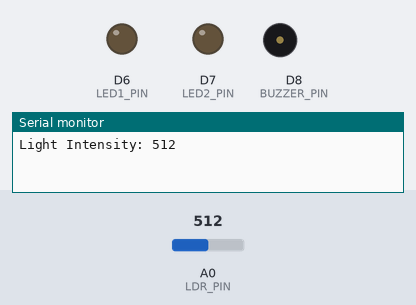
A sketch run on a simulated Arduino MKR. Parts: output pins drawn as LEDs (lit = HIGH), buzzer (waves = sounding, pin HIGH), the last lines printed to the serial monitor. The test bench sets the inputs (shaded band); at power-on: A0 (LDR_PIN) = 512. WiFi joins after 1.5 s; servers stay silent unless stated.

Above: at 3.0 s.
3.1 s: A0 (LDR_PIN) set to 690
5.8 s: A0 (LDR_PIN) set to 718
At 7.2 s:
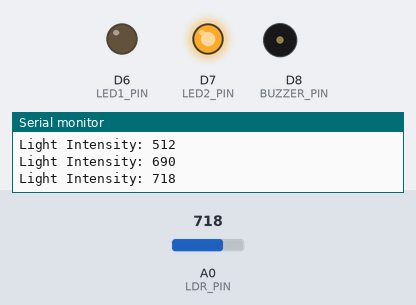
8.5 s: A0 (LDR_PIN) set to 290
At 10.2 s:
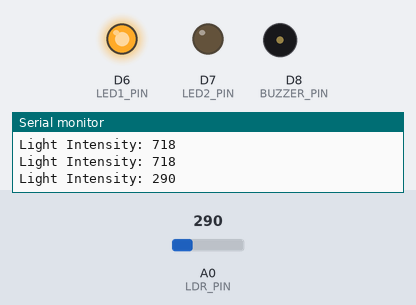
11.3 s: A0 (LDR_PIN) set to 307
At 13.0 s:
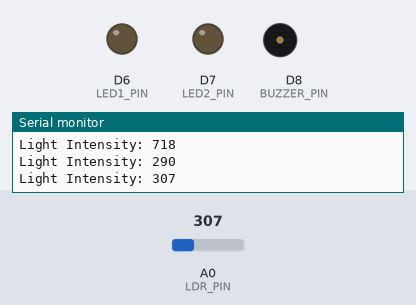
14.0 s: A0 (LDR_PIN) set to 122
At 17.2 s:
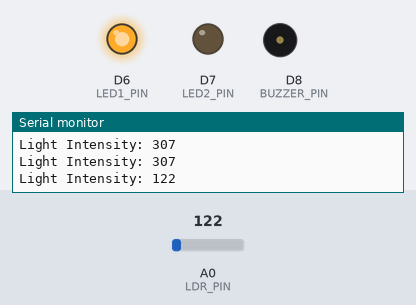
Timing chart, 0 to 18.3 s (numbered marks = the images above; inputs shaded):
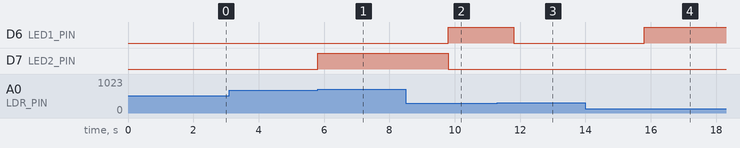

The sketch:

Poultry_farm_12_2023.ino
```cpp
#define BLYNK_TEMPLATE_ID "TMPL4S7XRlP1z"
#define BLYNK_TEMPLATE_NAME "Chicken Egg Hatching Monitor"
#define BLYNK_AUTH_TOKEN "qNbAnRFwCXbBAn_D3CU-wBo4Vc3pf3Qy"

#include <Wire.h>
#include <WiFiNINA.h>
#include <BlynkSimpleWiFiNINA.h>

// WiFi credentials
const char* ssid = "AIoT-5GmmWave_IoT";
const char* password = "AIoT-2024";

// Pin definitions
#define LDR_PIN A0
#define BUZZER_PIN 8
#define LED1_PIN 6  // Low light indicator
#define LED2_PIN 7  // High light indicator

// Light intensity thresholds
#define LIGHT_LOW 300
#define LIGHT_HIGH 700

void setup() {
    pinMode(BUZZER_PIN, OUTPUT);
    pinMode(LED1_PIN, OUTPUT);
    pinMode(LED2_PIN, OUTPUT);

    digitalWrite(LED1_PIN, LOW);
    digitalWrite(LED2_PIN, LOW);
    digitalWrite(BUZZER_PIN, LOW);

    Serial.begin(9600);

    // Connect to Blynk IoT
    Blynk.begin(BLYNK_AUTH_TOKEN, ssid, password);
}

void loop() {
    int lightValue = analogRead(LDR_PIN);
    Serial.print("Light Intensity: ");
    Serial.println(lightValue);

    // LED logic
    if (lightValue < LIGHT_LOW) { // Low light
        digitalWrite(LED1_PIN, HIGH); // LED1 ON
        digitalWrite(LED2_PIN, LOW);  // LED2 OFF
        Blynk.notify("⚠️ Light too LOW (<300)!");
    }
    else if (lightValue > LIGHT_HIGH) { // High light
        digitalWrite(LED1_PIN, LOW);   // LED1 OFF
        digitalWrite(LED2_PIN, HIGH);  // LED2 ON
        Blynk.notify("⚠️ Light too HIGH (>700)!");
    }
    else { // Optimal light
        digitalWrite(LED1_PIN, LOW);
        digitalWrite(LED2_PIN, LOW);
    }

    delay(2000);  // 2-second interval
    Blynk.run();  // Keep Blynk connected
}
```

Measured:
- the behaviour switches between 700 and 701 on A0 (LDR_PIN) (found by bisection; images 0 and 1)
- the behaviour switches between 299 and 300 on A0 (LDR_PIN) (found by bisection; images 2 and 3)
- after the input at 5.8 s, D7 (LED2_PIN): LOW → HIGH at once
- after the input at 8.5 s, D6 (LED1_PIN): LOW → HIGH after 1.3 s; D7 (LED2_PIN): HIGH → LOW after 1.3 s
- after the input at 11.3 s, D6 (LED1_PIN): HIGH → LOW after 0.50 s
- after the input at 14.0 s, D6 (LED1_PIN): LOW → HIGH after 1.8 s
